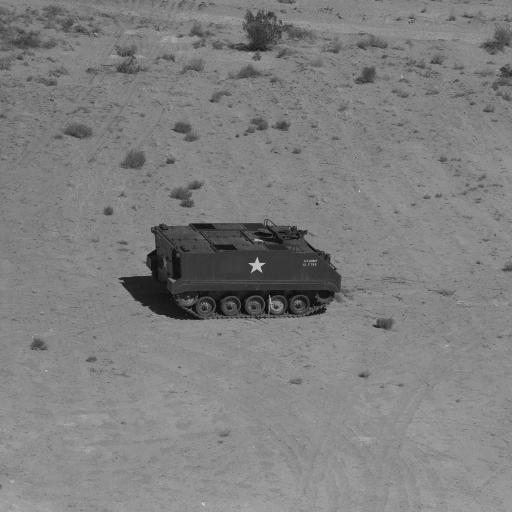
#> input picture Exercicio 2/Dataset/7.1.08.tiff, 512 x 512 px, found by its file name
$ jupyter execute aplicar_ruido.ipynb
#> lines starting #> are read from the running program, lines starting #| are printed output that depends on the picture
#> further down, imagem is the input picture: shape (512, 512); min 12, max 215, mean 127.2
[cell 1]
import cv2
import numpy as np
import matplotlib.pyplot as plt

[cell 2]
# Função para adicionar ruído gaussiano
def adicionar_ruido_gaussiano(imagem, media=0, desvio_padrao=25):
#> called with media = 0, desvio_padrao = 25
    row, col = imagem.shape
#> row = 512; col = 512
    gauss = np.random.normal(media, desvio_padrao, (row, col)).reshape(row, col)
    imagem_com_ruido = imagem + gauss
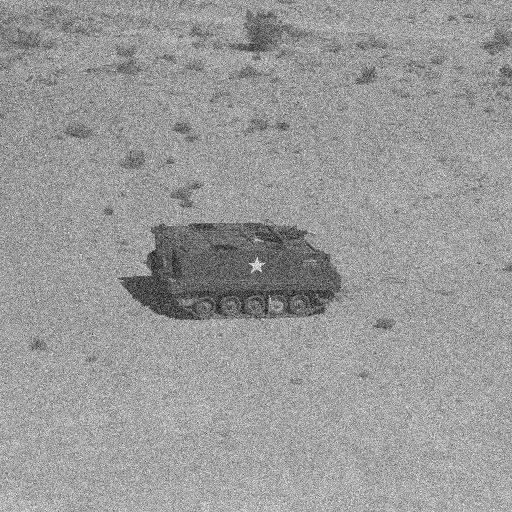
#> imagem_com_ruido: shape (512, 512) float64; min -64.44, max 252.5, mean 127.2; drawn with min black and max white
    imagem_com_ruido = np.clip(imagem_com_ruido, 0, 255)  # Garantir que os valores permaneçam dentro do intervalo válido
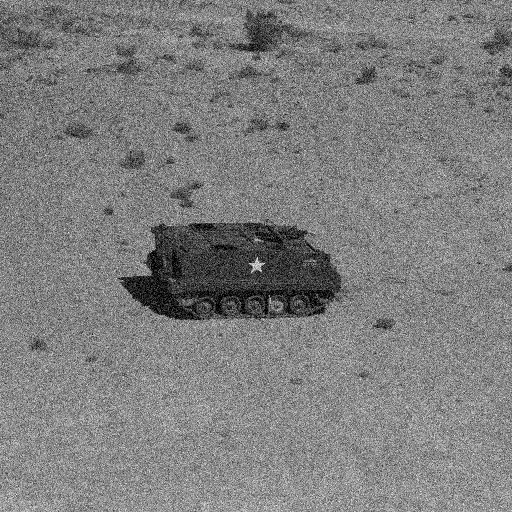
#> imagem_com_ruido: shape (512, 512) float64; min 0, max 252.5, mean 127.3
    return imagem_com_ruido.astype(np.uint8)

# Carregar a imagem em escala de cinza
imagem = cv2.imread('Dataset\\7.1.08.tiff', cv2.IMREAD_GRAYSCALE)

# Adicionar ruído gaussiano
imagem_ruidosa = adicionar_ruido_gaussiano(imagem)

# Exibir a imagem original e a imagem com ruído
plt.figure(figsize=(10, 5))
plt.subplot(1, 2, 1), plt.imshow(imagem, cmap='gray'), plt.title('Imagem Original')
plt.subplot(1, 2, 2), plt.imshow(imagem_ruidosa, cmap='gray'), plt.title('Imagem com Ruído Gaussiano')
plt.show()
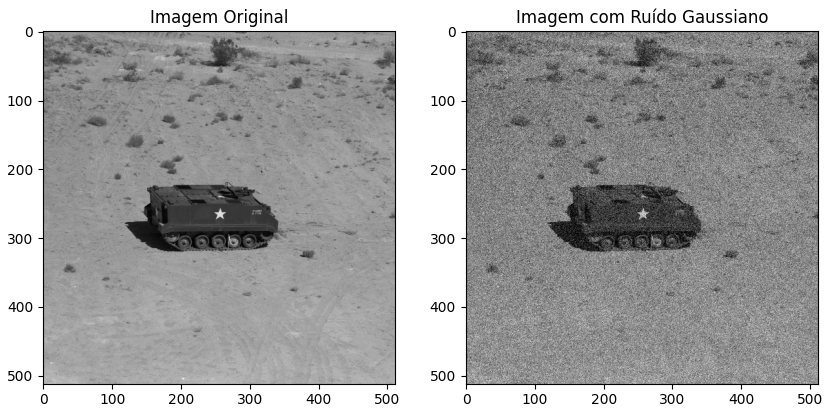
#> figure drawn by matplotlib, 2 panels

cv2.imwrite('img\\7.1.08-gaussiano.tiff',imagem_ruidosa)
#> Out = True
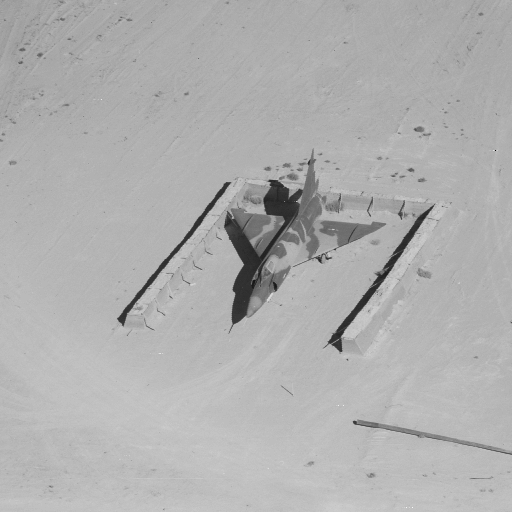
#> input picture Exercicio 2/Dataset/7.1.02.tiff, 512 x 512 px, found by its file name
#> further down, imagem is the input picture: shape (512, 512); min 3, max 250, mean 175.3

[cell 3]
# Função para adicionar ruído sal e pimenta
def adicionar_ruido_sal_pimenta(imagem, probabilidade=0.02):
#> called with probabilidade = 0.02
    row, col = imagem.shape
#> row = 512; col = 512
    imagem_com_ruido = np.copy(imagem)

    # Gerar uma máscara de ruído sal e pimenta
    salt_pepper = np.random.rand(row, col)

    # Aplicar ruído sal
    imagem_com_ruido[salt_pepper < probabilidade / 2] = 255

    # Aplicar ruído pimenta
    imagem_com_ruido[salt_pepper > 1 - (probabilidade / 2)] = 0
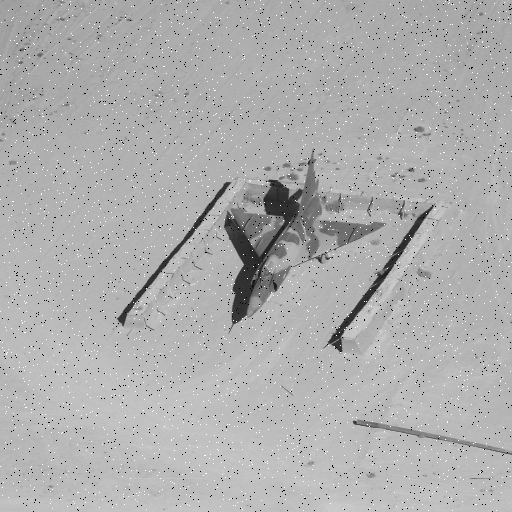
#> imagem_com_ruido: shape (512, 512); min 0, max 255, mean 174.4

    return imagem_com_ruido

# Carregar a imagem em escala de cinza
imagem = cv2.imread('Dataset\\7.1.02.tiff', cv2.IMREAD_GRAYSCALE)

# Adicionar ruído sal e pimenta
imagem_ruidosa = adicionar_ruido_sal_pimenta(imagem)

# Exibir a imagem original e a imagem com ruído
plt.figure(figsize=(10, 5))
plt.subplot(1, 2, 1), plt.imshow(imagem, cmap='gray'), plt.title('Imagem Original')
plt.subplot(1, 2, 2), plt.imshow(imagem_ruidosa, cmap='gray'), plt.title('Imagem com Ruído Sal e Pimenta')
plt.show()

# Exportar a imagem com ruído
cv2.imwrite('img\\7.1.02-saltpepper.tiff', imagem_ruidosa)
#> Out = True
